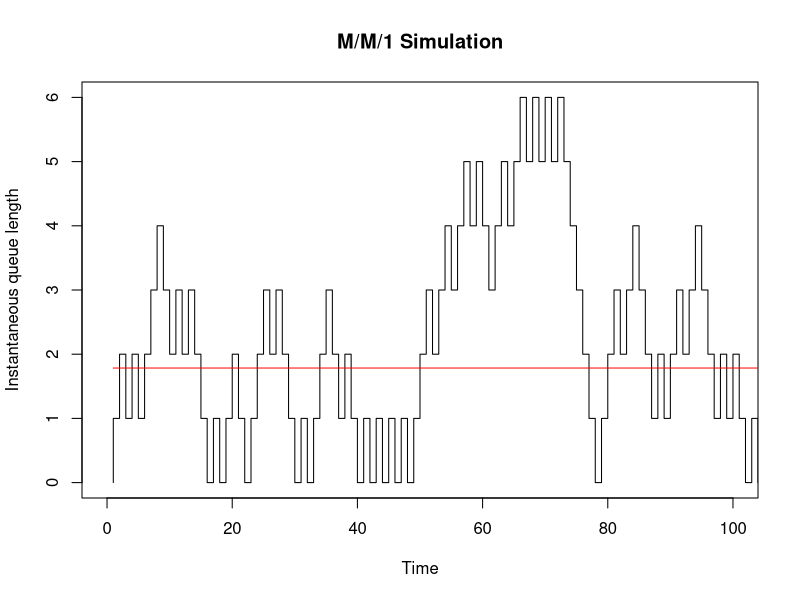

Source code (R):
t.end <- 10^5
t.clock <- 0
Ta <- 1.3333
Ts <- 1.0000
t1 <- 0
t2 <- t.end
tn <- t.clock
tb <- 0
n <- 0
s <- 0
b <- 0
c <- 0
qc <- 0
tc <- 0
plotSamples <- 100
set.seed(1)

while (t.clock < t.end){
  if (t1 < t2){
    t.clock <- t1
    s <- s + n * (t.clock - tn)
    n <- n + 1
    if (t.clock < plotSamples){
      qc <- append(qc, n)
      tc <- append(tc, t.clock)
    }
    tn <- t.clock
    t1 <- t.clock + rexp(1, 1/Ta)
    if (n == 1){
      tb <- t.clock
      t2 <- t.clock + rexp(1, 1/Ts)
    }
  }else{
    t.clock <- t2
    s <- s + n * (t.clock - tn)
    n <- n - 1
    if (t.clock < plotSamples){
      qc <- append(qc, n)
      tc <- append(tc, t.clock)
    }
    tn <- t.clock
    c <- c + 1
    if (n > 0){
      t2 <- t.clock + rexp(1, 1/Ts)
    }else{
      t2 <- t.end
      b <- b + t.clock - tb
    }
  }
}

u <- b / t.clock
N <- s / t.clock
x <- c / t.clock
r <- N / x
q <- sum(qc) / max(tc)

print(u)
print(x)
print(r)
print(q)

plot(qc, type = 'S', xlim = c(0, plotSamples), ylim = c(0, 6), xlab = NA, ylab = NA)
lines(rep(1.7845, 153), type = 'S', col = "red")
title("M/M/1 Simulation", xlab = "Time", ylab = "Instantaneous queue length")